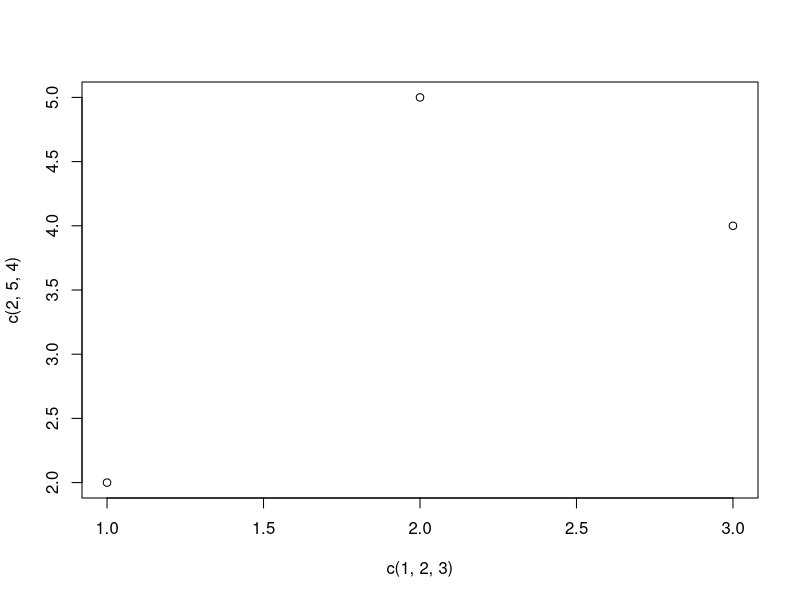
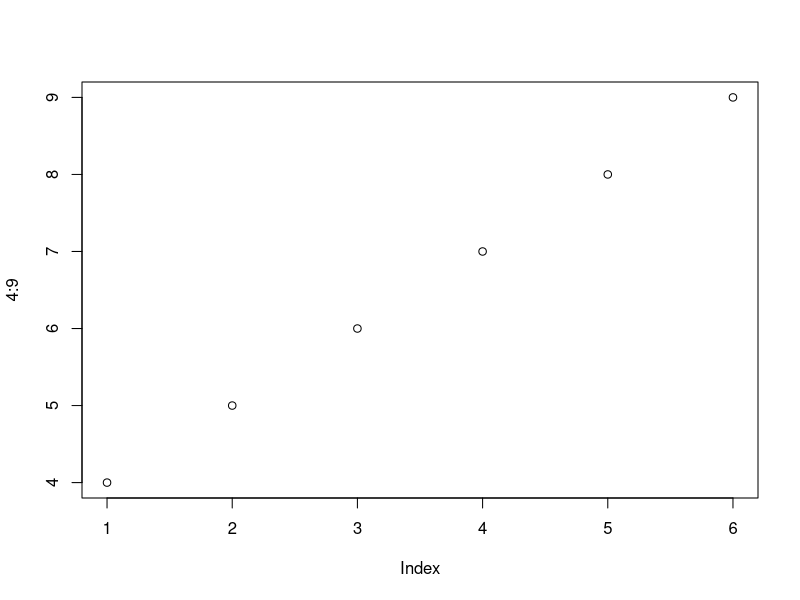
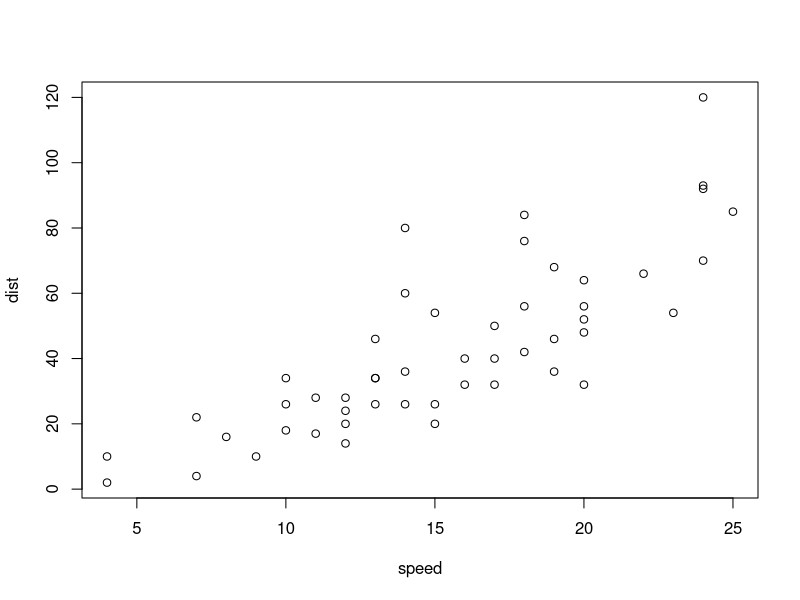
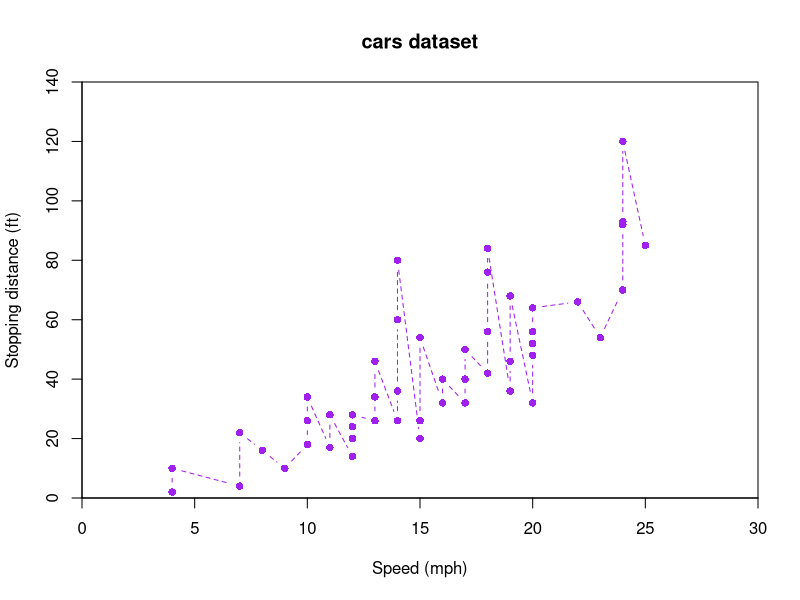
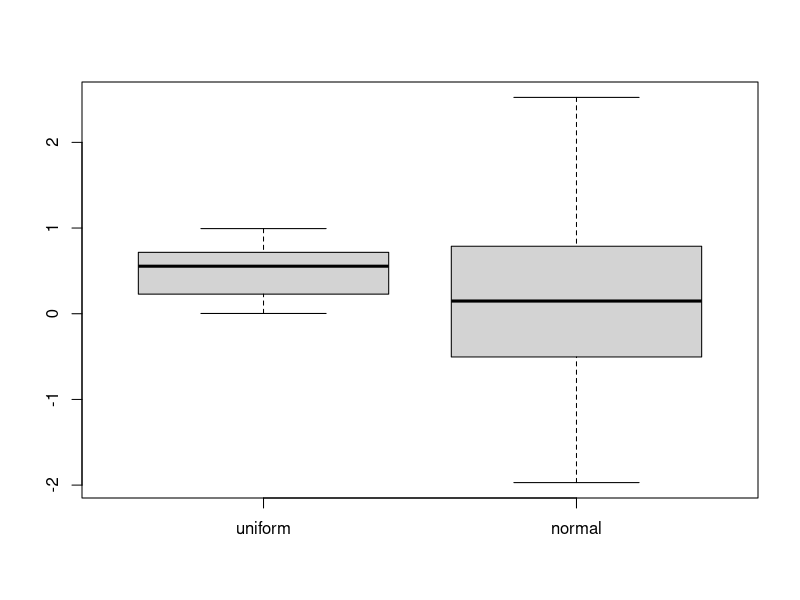
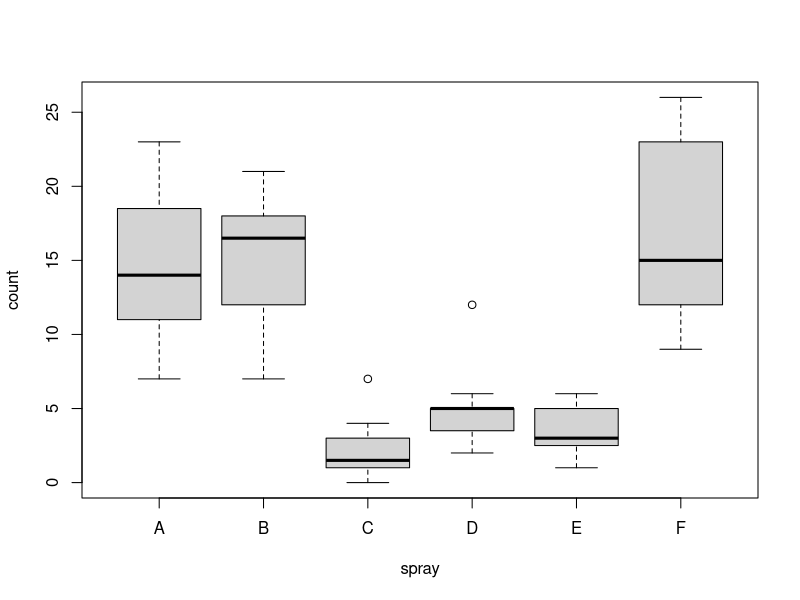
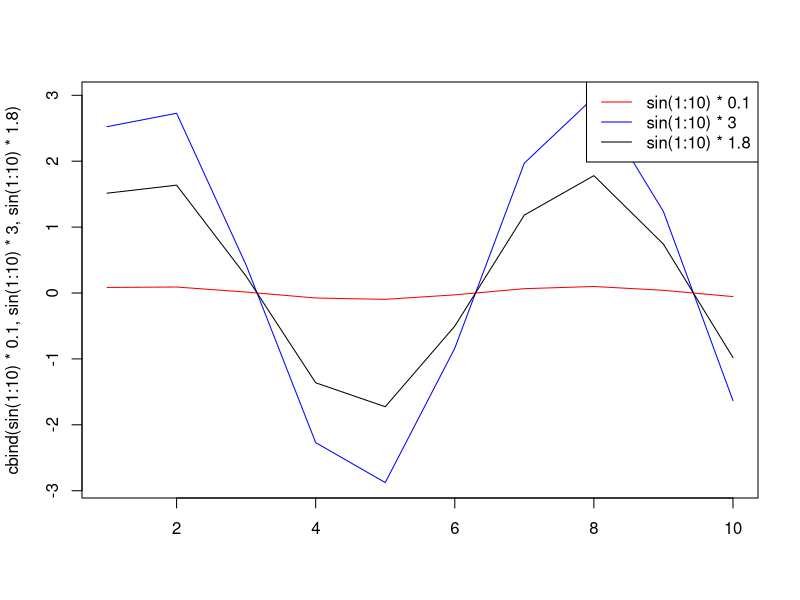
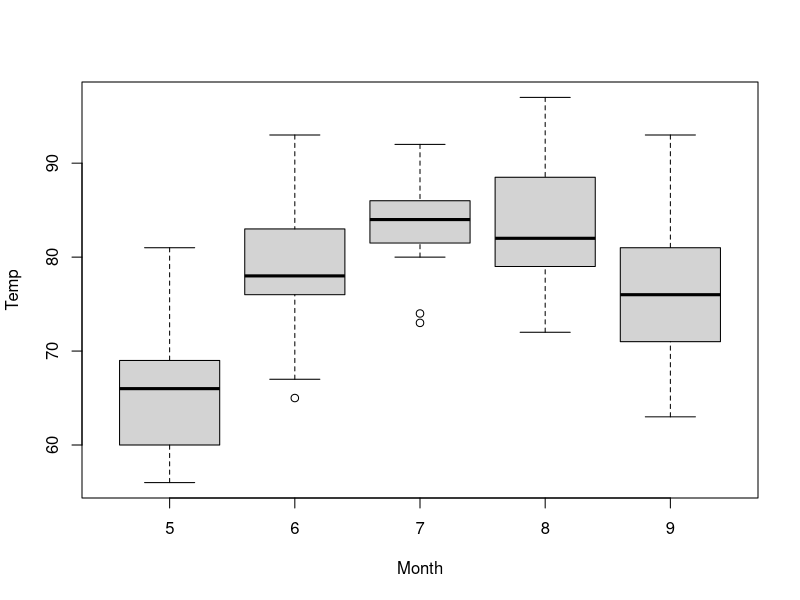

Here is the R script that generated these plots, in order:
# Plotting with R Base / plot() 
# Plotting vectors
plot(x = c(1, 2, 3), y = c(2, 5, 4))
plot(4:9)

# Modifying plot elements
plot(cars)
plot(cars, type = "b",     # "b" for both	Draws both points and lines (points connected by line segments).
     main = "cars dataset", # Main title of the plot.
     xlab = "Speed (mph)", ylab = "Stopping distance (ft)",  # Label for the x‑axis.Label for the y‑axis.
     xlim = c(0, 30), ylim = c(0, 140),  # Limits of the x‑axis: from 0 to 30 mph.Limits of the y‑axis: from 0 to 140 ft.
     pch = 16, lty = "dashed", col = "purple",  # Plotting character – 16 is a solid circle (●).Line type – dashed line connecting the points. Colour of both points and lines.
     xaxs = "i", yaxs = "i"  # x‑axis style = "internal".Prevents extra padding at the ends; axis limits exactly from 0 to 30. Same for y-axis. Axis limits exactly from 0 to 140, no extra white space inside.
)

# Plotting with R Base / boxplot()
# boxplot (wide table)
df <- data.frame(        # data.frame() creates a table (like a spreadsheet) with columns.Column names: uniform and normal.
  uniform = runif(100),  # runif(100) generates 100 random numbers from a uniform distribution between 0 and 1 (default).
  normal = rnorm(100)    # rnorm(100) generates 100 random numbers from a normal (Gaussian) distribution.
)
boxplot(df)

# boxplot (long table)
boxplot(count ~ spray, InsectSprays) # It creates a boxplot that compares the distribution of insect count across different types of spray.

# Plotting with R Base / matplot()
# matplot
matplot(
  cbind(
    sin(1:10) * 0.1,
    sin(1:10) * 3,
    sin(1:10) * 1.8
  ),
  type = "l", lty = 1,
  col = c("red", "blue", "black"),
)
legend(
  "topright",
  legend = c(
    "sin(1:10) * 0.1",
    "sin(1:10) * 3",
    "sin(1:10) * 1.8"
  ),
  col = c("red", "blue", "black"),
  lty = 1
)

# Plotting with R Base / exercise
# Task: Make a plot that illustrates the relationship between “Temp” and “Month” in the airquality dataset
airquality
boxplot(Temp ~ Month, airquality) # Median temperature rises steadily from 66°F in May to 76°F in September. The increase is largest between May and June (+10°F), then smaller increments thereafter.There is a clear, positive relationship: later months are warmer.
aggregate(Temp ~ Month, airquality, median) # to get exact numeric medians.

# ggplot2
# Base plot()
pressure
plot(pressure)

library("ggplot2")
ggplot(data = pressure) +
  geom_point(
    mapping = aes(x = temperature, y = pressure)
  )
# No need to include data in the code
ggplot(pressure) + 
  geom_point(aes(x = temperature, y = pressure)
  )

# Now, join the points with a smooth line
ggplot(data = pressure) +
  geom_point(
    mapping = aes(x = temperature, y = pressure)
  ) +
  geom_line(
    mapping = aes(x = temperature, y = pressure)
  )

# Mapping can be specified in the ggplot() function, and shared by geom_ layers that don’t have a mapping declared
ggplot(
  data = pressure,
  mapping = aes(x = temperature, y = pressure)
) +
  geom_point() +
  geom_line()

# ^ mapping declared in the geom_ function overwrites the one declared in the ggplot() function. Produces two line graphs of different direction.
ggplot(
  data = pressure,
  mapping = aes(x = temperature, y = pressure)
) +
  geom_point() +
  geom_line(mapping = aes(y = temperature, x = pressure))

# Labels and title
